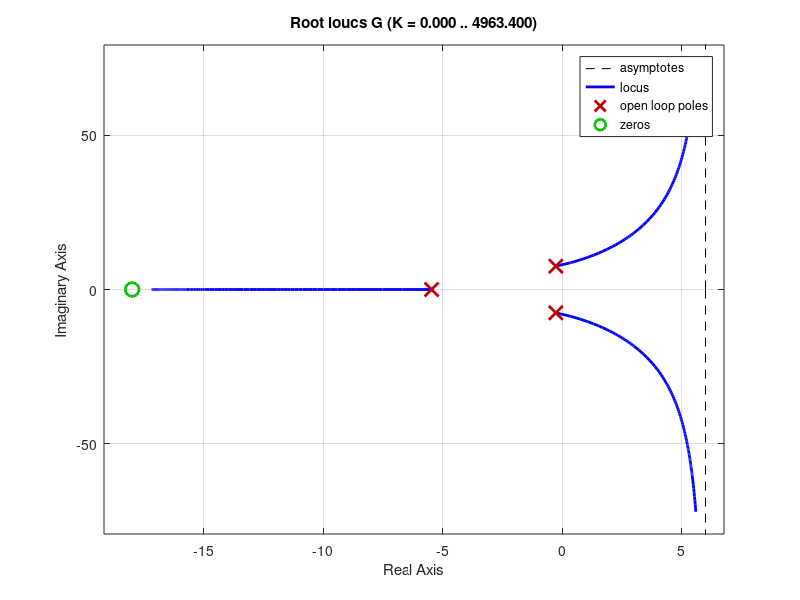

Reproduce this figure in MATLAB. (Note: this script raises an error after producing the figure.)
clc 
clear all %Bu ve üstteki clc beraber kullanılıldığında script çalıştırırken önceki değişkenlei workspaceden siler

s = tf('s'); %laplace değişkeni tanımlama
G = (s+18)/(s^3 + 6*s^2 + 60*s + 312); % Transfer fonksiyonumuz
rlocus (G); %kök yay eğrisini çizdiren fonksiyon
[K,p] = rlocfind(G); % Kök yay eğrisinde nokta şeçmeye yarıyan fonksiyon
grid on